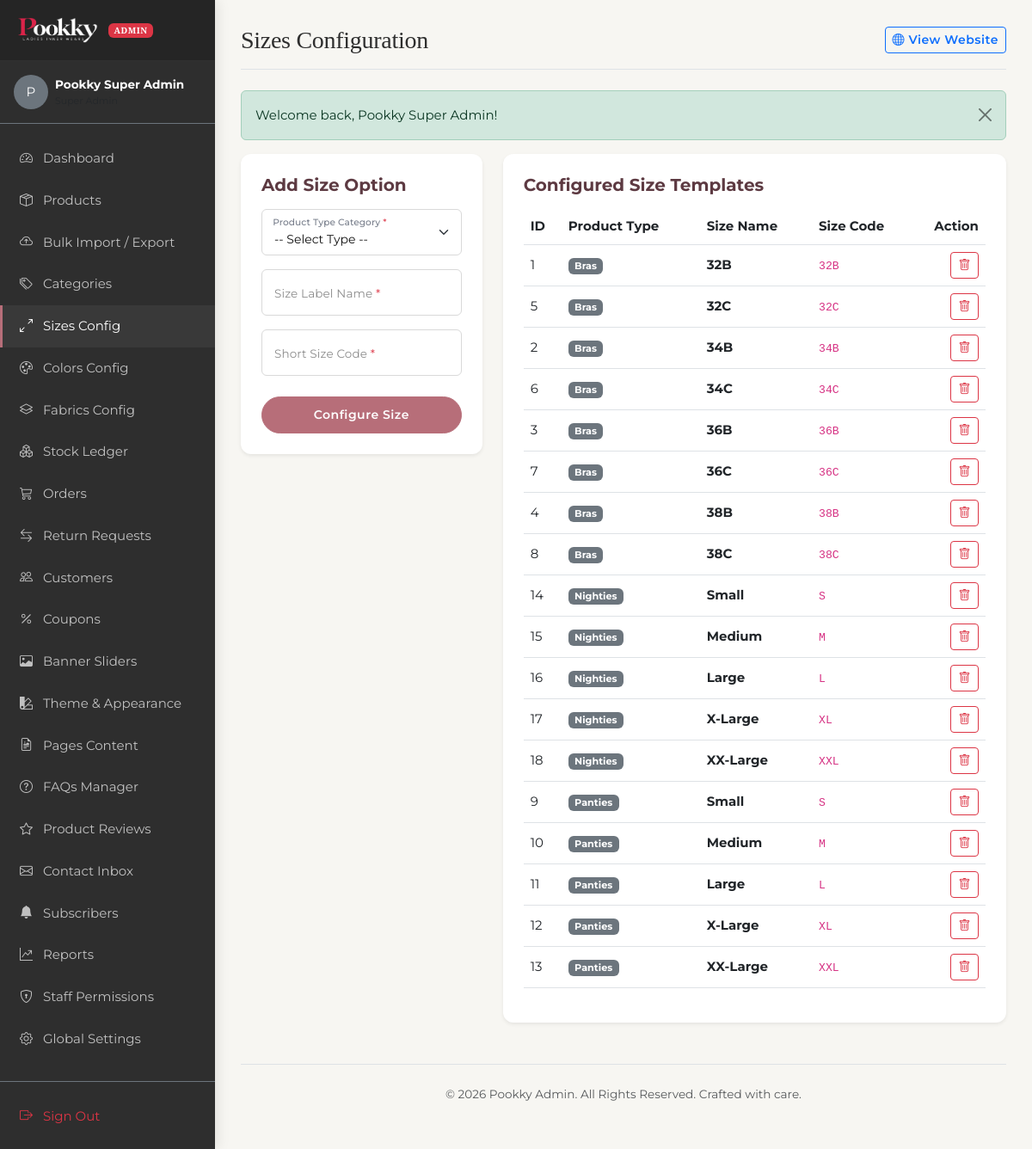
/admin/sizes.php (signed in), run on the app's committed database.
### tables this page shows
CREATE TABLE IF NOT EXISTS sizes (
    id INT AUTO_INCREMENT PRIMARY KEY,
    size_name VARCHAR(50) NOT NULL,
    size_code VARCHAR(10) NOT NULL,
    category_type VARCHAR(50) NOT NULL,  
    created_at TIMESTAMP DEFAULT CURRENT_TIMESTAMP
);

### includes/auth.php (called while the page is built, shortened)
<?php
require_once __DIR__ . '/../config/database.php';
function is_admin_logged_in() {
    return isset($_SESSION['admin_id']) && !empty($_SESSION['admin_id']);
}
function has_admin_permission($permission) {
    global $pdo;
    try {
        $stmt = $pdo->prepare("
            SELECT r.permissions
            FROM admins a
            JOIN roles r ON a.role_id = r.id
            WHERE a.id = ? LIMIT 1
        ");
        $stmt->execute([$_SESSION['admin_id']]);
        $row = $stmt->fetch();
        $perms = json_decode($row['permissions'], true);
        if (isset($perms['all']) && $perms['all'] === true) {
            return true;
        }
        return false;
    } catch (PDOException $e) {
        return false;
    }
}
?>

### admin/sizes.php (the view, shortened to what this page needs)
<?php
$page_title = 'Sizes Configuration';
$active_menu = 'sizes';
require_once __DIR__ . '/includes/header.php';
$sizes = $pdo->query("SELECT * FROM sizes ORDER BY category_type ASC, id ASC")->fetchAll();
?>
<div class="row g-4">
    <div class="col-12 col-md-4">
        <div class="card border-0 shadow-sm p-4 bg-white" style="border-radius: 12px;">
            <h5 class="fw-bold mb-3">Add Size Option</h5>
            <form action="sizes.php" method="POST">
                <div class="form-floating mb-3">
                    <select class="form-select" id="category_type" name="category_type" required>
                        <option value="">-- Select Type --</option>
                    </select>
                    <label for="category_type">Product Type Category <span class="text-danger">*</span></label>
                </div>
                <div class="form-floating mb-3">
                    <input type="text" class="form-control" id="size_name" name="size_name" placeholder="Size Label Name *" required>
                    <label for="size_name">Size Label Name <span class="text-danger">*</span></label>
                </div>
                <div class="form-floating mb-3">
                    <input type="text" class="form-control" id="size_code" name="size_code" placeholder="Short Size Code *" required>
                    <label for="size_code">Short Size Code <span class="text-danger">*</span></label>
                </div>
                <div class="d-grid mt-4">
                    <button type="submit" name="add_size" class="btn btn-brand">Configure Size</button>
                </div>
            </form>
        </div>
    </div>
    <div class="col-12 col-md-8">
        <div class="card border-0 shadow-sm p-4 bg-white" style="border-radius: 12px;">
            <h5 class="fw-bold mb-3">Configured Size Templates</h5>
            <div class="table-responsive">
                <table class="table table-hover align-middle">
                    <thead>
                        <tr>
                            <th>ID</th>
                            <th>Product Type</th>
                            <th>Size Name</th>
                            <th>Size Code</th>
                            <th class="text-end" style="width: 80px;">Action</th>
                        </tr>
                    </thead>
                    <tbody>
                        <?php if (empty($sizes)): ?>
                            <tr>
                                <td colspan="5" class="text-center text-muted py-4">No sizes configured yet.</td>
                            </tr>
                        <?php else: ?>
                            <?php foreach ($sizes as $sz): ?>
                                <tr>
                                    <td><?php echo $sz['id']; ?></td>
                                    <td><span class="badge bg-secondary"><?php echo e($sz['category_type']); ?></span></td>
                                    <td><span class="fw-bold text-dark"><?php echo e($sz['size_name']); ?></span></td>
                                    <td><code><?php echo e($sz['size_code']); ?></code></td>
                                    <td class="text-end">
                                        <form action="sizes.php" method="POST" onsubmit="return confirm('Are you sure you want to delete this size?');">
                                            <button type="submit" name="delete_size" class="btn btn-sm btn-outline-danger p-1 px-2" title="Delete">
                                                <i class="bi bi-trash"></i>
                                            </button>
                                        </form>
                                    </td>
                                </tr>
                            <?php endforeach; ?>
                        <?php endif; ?>
                    </tbody>
                </table>
            </div>
        </div>
    </div>
</div>
<?php require_once __DIR__ . '/includes/footer.php'; ?>

### admin/includes/header.php (shortened to what this page needs)
<?php
require_once __DIR__ . '/../../config/constants.php';
require_once __DIR__ . '/../../includes/functions.php';
require_once __DIR__ . '/../../includes/auth.php';
$current_admin_id = $_SESSION['admin_id'];
$admin_stmt = $pdo->prepare("
    SELECT a.*, r.name as role_name
    FROM admins a
    JOIN roles r ON a.role_id = r.id
    WHERE a.id = ? LIMIT 1
");
$admin_stmt->execute([$current_admin_id]);
$admin_profile = $admin_stmt->fetch();
$page_title = $page_title ?? 'Admin Dashboard';
?>
<!DOCTYPE html>
<html lang="en">
<head>
    <link href="https://cdn.jsdelivr.net/npm/bootstrap@5.3.0/dist/css/bootstrap.min.css" rel="stylesheet">
    <link href="https://cdn.jsdelivr.net/npm/bootstrap-icons@1.10.0/font/bootstrap-icons.css" rel="stylesheet">
    <link rel="stylesheet" href="../assets/css/style.css?v=2.8">
</head>
<body>
    <div class="admin-sidebar" id="adminSidebar">
        <div class="sidebar-brand d-flex align-items-center justify-content-between">
            <a href="index.php" class="d-flex align-items-center text-decoration-none">
                <img src="../assets/images/pookky-logo-white.png" alt="Pookky" height="30" class="me-2">
                <span class="badge bg-danger ms-1" style="font-size: 10px; letter-spacing: 0.5px;">ADMIN</span>
            </a>
        </div>
        <div class="py-3 px-3 border-bottom border-secondary mb-3 d-flex align-items-center gap-2">
            <div class="rounded-circle bg-secondary d-flex align-items-center justify-content-center text-white font-weight-bold" style="width: 40px; height: 40px;">
                <?php echo strtoupper(substr($admin_profile['name'], 0, 1)); ?>
            </div>
            <div class="text-truncate">
                <div class="text-white small fw-bold"><?php echo e($admin_profile['name']); ?></div>
                <div class="text-muted" style="font-size: 11px;"><?php echo e($admin_profile['role_name']); ?></div>
            </div>
        </div>
        <ul class="nav flex-column mb-auto">
            <li class="nav-item">
                <a href="index.php" class="nav-link <?php echo ($active_menu ?? '') === 'dashboard' ? 'active' : ''; ?>">
                    <i class="bi bi-speedometer2 me-2"></i> Dashboard
                </a>
            </li>
            <?php if (has_admin_permission('products')): ?>
            <li class="nav-item">
                <a href="products.php" class="nav-link <?php echo ($active_menu ?? '') === 'products' ? 'active' : ''; ?>">
                    <i class="bi bi-box-seam me-2"></i> Products
                </a>
            </li>
            <li class="nav-item">
                <a href="bulk-upload.php" class="nav-link <?php echo ($active_menu ?? '') === 'bulk_upload' ? 'active' : ''; ?>">
                    <i class="bi bi-cloud-arrow-up me-2"></i> Bulk Import / Export
                </a>
            </li>
            <li class="nav-item">
                <a href="categories.php" class="nav-link <?php echo ($active_menu ?? '') === 'categories' ? 'active' : ''; ?>">
                    <i class="bi bi-tags me-2"></i> Categories
                </a>
            </li>
            <li class="nav-item">
                <a href="sizes.php" class="nav-link <?php echo ($active_menu ?? '') === 'sizes' ? 'active' : ''; ?>">
                    <i class="bi bi-arrows-angle-expand me-2"></i> Sizes Config
                </a>
            </li>
            <li class="nav-item">
                <a href="colors.php" class="nav-link <?php echo ($active_menu ?? '') === 'colors' ? 'active' : ''; ?>">
                    <i class="bi bi-palette me-2"></i> Colors Config
                </a>
            </li>
            <li class="nav-item">
                <a href="fabrics.php" class="nav-link <?php echo ($active_menu ?? '') === 'fabrics' ? 'active' : ''; ?>">
                    <i class="bi bi-layers me-2"></i> Fabrics Config
                </a>
            </li>
            <li class="nav-item">
                <a href="inventory.php" class="nav-link <?php echo ($active_menu ?? '') === 'inventory' ? 'active' : ''; ?>">
                    <i class="bi bi-boxes me-2"></i> Stock Ledger
                </a>
            </li>
            <?php endif; ?>
            <?php if (has_admin_permission('orders')): ?>
            <li class="nav-item">
                <a href="orders.php" class="nav-link <?php echo ($active_menu ?? '') === 'orders' ? 'active' : ''; ?>">
                    <i class="bi bi-cart3 me-2"></i> Orders
                </a>
            </li>
            <li class="nav-item">
                <a href="returns.php" class="nav-link <?php echo ($active_menu ?? '') === 'returns' ? 'active' : ''; ?>">
                    <i class="bi bi-arrow-left-right me-2"></i> Return Requests
                </a>
            </li>
            <?php endif; ?>
            <?php if (has_admin_permission('customers')): ?>
            <li class="nav-item">
                <a href="customers.php" class="nav-link <?php echo ($active_menu ?? '') === 'customers' ? 'active' : ''; ?>">
                    <i class="bi bi-people me-2"></i> Customers
                </a>
            </li>
            <?php endif; ?>
            <?php if (has_admin_permission('all')): ?>
            <li class="nav-item">
                <a href="coupons.php" class="nav-link <?php echo ($active_menu ?? '') === 'coupons' ? 'active' : ''; ?>">
                    <i class="bi bi-percent me-2"></i> Coupons
                </a>
            </li>
            <?php endif; ?>
            <?php if (has_admin_permission('products') || has_admin_permission('all')): ?>
            <li class="nav-item">
                <a href="banners.php" class="nav-link <?php echo ($active_menu ?? '') === 'banners' ? 'active' : ''; ?>">
                    <i class="bi bi-image me-2"></i> Banner Sliders
                </a>
            </li>
            <li class="nav-item">
                <a href="theme-settings.php" class="nav-link <?php echo ($active_menu ?? '') === 'theme' ? 'active' : ''; ?>">
                    <i class="bi bi-palette2 me-2"></i> Theme & Appearance
                </a>
            </li>
            <?php endif; ?>
            <?php if (has_admin_permission('all')): ?>
            <li class="nav-item">
                <a href="pages.php" class="nav-link <?php echo ($active_menu ?? '') === 'pages' ? 'active' : ''; ?>">
                    <i class="bi bi-file-earmark-richtext me-2"></i> Pages Content
                </a>
            </li>
            <li class="nav-item">
                <a href="faqs.php" class="nav-link <?php echo ($active_menu ?? '') === 'faqs' ? 'active' : ''; ?>">
                    <i class="bi bi-question-circle me-2"></i> FAQs Manager
                </a>
            </li>
            <li class="nav-item">
                <a href="reviews.php" class="nav-link <?php echo ($active_menu ?? '') === 'reviews' ? 'active' : ''; ?>">
                    <i class="bi bi-star me-2"></i> Product Reviews
                </a>
            </li>
            <li class="nav-item">
                <a href="enquiries.php" class="nav-link <?php echo ($active_menu ?? '') === 'enquiries' ? 'active' : ''; ?>">
                    <i class="bi bi-envelope me-2"></i> Contact Inbox
                </a>
            </li>
            <li class="nav-item">
                <a href="subscribers.php" class="nav-link <?php echo ($active_menu ?? '') === 'subscribers' ? 'active' : ''; ?>">
                    <i class="bi bi-bell-fill me-2"></i> Subscribers
                </a>
            </li>
            <li class="nav-item">
                <a href="reports.php" class="nav-link <?php echo ($active_menu ?? '') === 'reports' ? 'active' : ''; ?>">
                    <i class="bi bi-graph-up-arrow me-2"></i> Reports
                </a>
            </li>
            <li class="nav-item">
                <a href="users.php" class="nav-link <?php echo ($active_menu ?? '') === 'users' ? 'active' : ''; ?>">
                    <i class="bi bi-shield-lock me-2"></i> Staff Permissions
                </a>
            </li>
            <li class="nav-item">
                <a href="settings.php" class="nav-link <?php echo ($active_menu ?? '') === 'settings' ? 'active' : ''; ?>">
                    <i class="bi bi-gear me-2"></i> Global Settings
                </a>
            </li>
            <?php endif; ?>
            <li class="nav-item mt-4 pt-3 border-top border-secondary">
                <a href="logout.php" class="nav-link text-danger">
                    <i class="bi bi-box-arrow-right me-2"></i> Sign Out
                </a>
            </li>
        </ul>
    </div>
    <div class="admin-main">
        <header class="d-flex justify-content-between align-items-center mb-4 pb-3 border-bottom">
            <div class="d-flex align-items-center gap-2">
                <h1 class="h3 mb-0"><?php echo e($page_title); ?></h1>
            </div>
            <div>
                <a href="../index.php" target="_blank" class="btn btn-outline-primary btn-sm">
                    <i class="bi bi-globe"></i> View Website
                </a>
            </div>
        </header>
        <div class="container-fluid p-0">
        </div>

### admin/includes/header.php (style rules this page uses)
body { background-color: #f7f6f2; }
.admin-sidebar { width: 250px; position: fixed; top: 0; bottom: 0; left: 0; z-index: 100; padding: 0 0 60px 0; background-color: var(--brand-charcoal); overflow-y: auto; scrollbar-width: thin; scrollbar-color: rgba(255, 255, 255, 0.2) transparent; }
.admin-main { margin-left: 250px; padding: 30px; }
.sidebar-brand { padding: 20px; background-color: rgba(0, 0, 0, 0.2); color: var(--brand-white); font-family: var(--font-heading); font-size: 24px; letter-spacing: 1px; border-bottom: 1px solid rgba(255, 255, 255, 0.05); }

### data on the page
sizes: id "1", category_type "Bras", size_name "32B", size_code "32B"
sizes: id "5", category_type "Bras", size_name "32C", size_code "32C"
sizes: id "2", category_type "Bras", size_name "34B", size_code "34B"
sizes: id "6", category_type "Bras", size_name "34C", size_code "34C"
sizes: id "3", category_type "Bras", size_name "36B", size_code "36B"
sizes: id "7", category_type "Bras", size_name "36C", size_code "36C"
sizes: id "4", category_type "Bras", size_name "38B", size_code "38B"
sizes: id "8", category_type "Bras", size_name "38C", size_code "38C"
sizes: id "14", category_type "Nighties", size_name "Small", size_code "S"
sizes: id "15", category_type "Nighties", size_name "Medium", size_code "M"
sizes: id "16", category_type "Nighties", size_name "Large", size_code "L"
sizes: id "17", category_type "Nighties", size_name "X-Large", size_code "XL"
sizes: id "18", category_type "Nighties", size_name "XX-Large", size_code "XXL"
sizes: id "9", category_type "Panties", size_name "Small", size_code "S"
sizes: id "10", category_type "Panties", size_name "Medium", size_code "M"
sizes: id "11", category_type "Panties", size_name "Large", size_code "L"
sizes: id "12", category_type "Panties", size_name "X-Large", size_code "XL"
sizes: id "13", category_type "Panties", size_name "XX-Large", size_code "XXL"

### other printed values
substr($admin_profile['name'], 0, 1) "P"
$admin_profile['name'] "Pookky Super Admin"
$page_title "Sizes Configuration"
$msg "Welcome back, Pookky Super Admin!"
SITE_NAME "Pookky"
